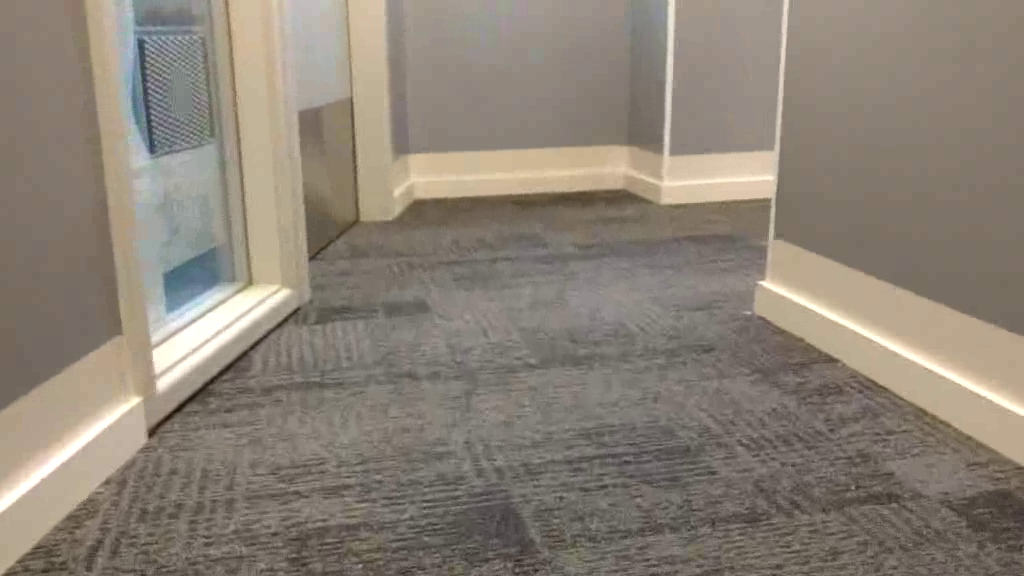
#> input picture frame 109 of aulas/aula_02/hall_box_battery_mp2.mp4, 1024 x 576 px, given in place of hall_box_battery_1024.mp4, which was not available
$ python videoplay_canny.py
#> lines starting #> are read from the running program, lines starting #| are printed output that depends on the picture
#-*- coding:utf-8 -*-
#####################################################################
# ATENÇÃO: tenham sempre em mente as orientações do Insper sobre    #
# integridade intelectual em atividades de programação:             #
# https://tinyurl.com/comp-insper-atividades.                       #
#####################################################################

import cv2

cap = cv2.VideoCapture('hall_box_battery_1024.mp4')

while(True):
    # Capture frame-by-frame
    ret, frame = cap.read()
#> frame is the input picture: shape (576, 1024, 3); mean B, G, R 118.5, 130, 139.6

    # Our operations on the frame come here
    gray = cv2.cvtColor(frame, cv2.COLOR_BGR2RGB)
    dst = cv2.Canny(gray, 50, 200) # aplica o detector de bordas de Canny à imagem src
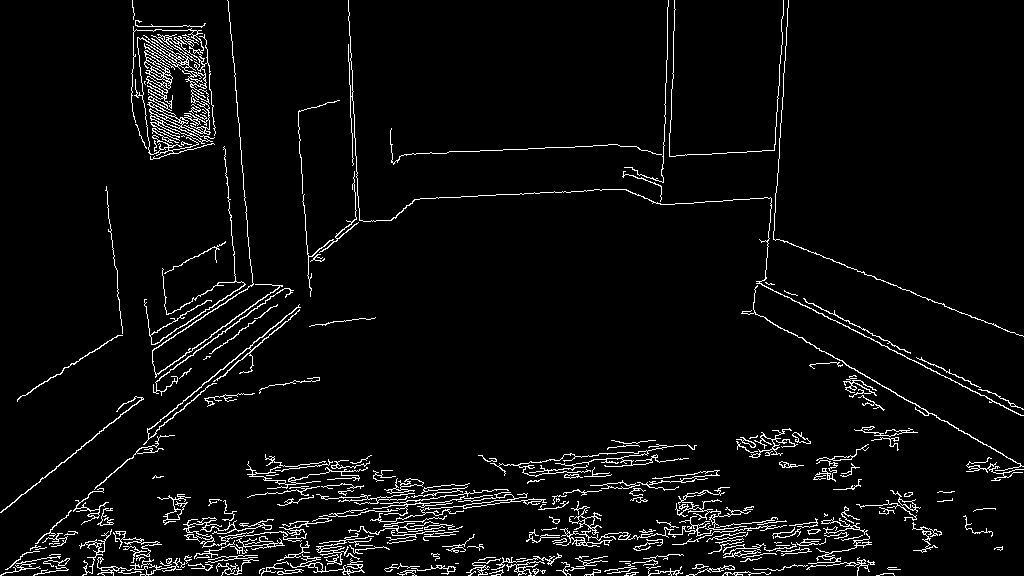
#> dst: shape (576, 1024); 4.5% white in thin lines or dots


    # Display the resulting frame
    cv2.imshow('frame',dst)
    if cv2.waitKey(1) & 0xFF == ord('q'):
#> (key q is pressed here)
        break

# When everything done, release the capture
cap.release()
cv2.destroyAllWindows()

$ run again, starting later in the video
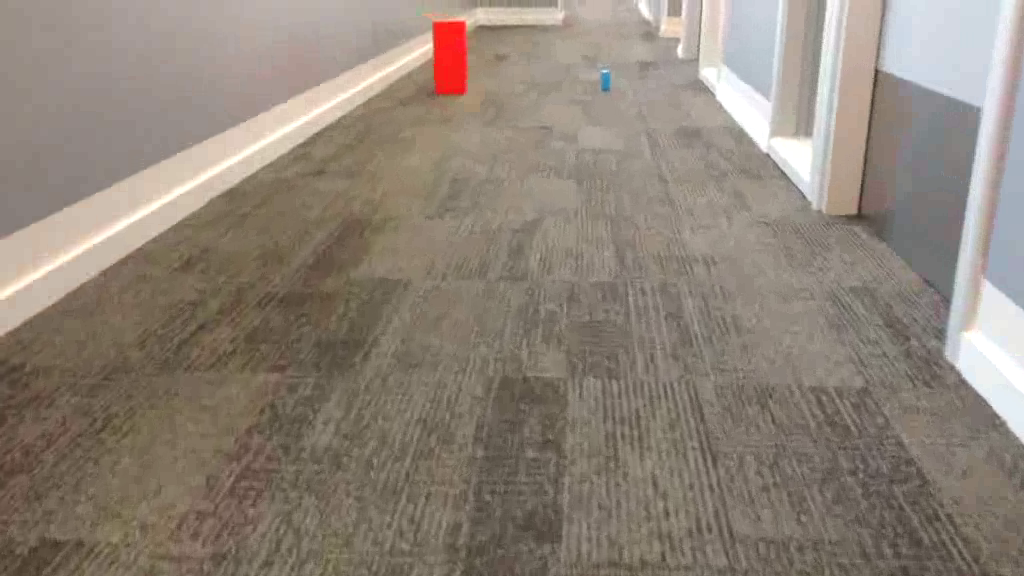
#> input picture frame 490 of aulas/aula_02/hall_box_battery_mp2.mp4, 1024 x 576 px, given in place of hall_box_battery_1024.mp4, which was not available
#> frame is the input picture: shape (576, 1024, 3); mean B, G, R 120.4, 131.8, 142.7
#> `dst = cv2.Canny(gray, 50, 200)`:
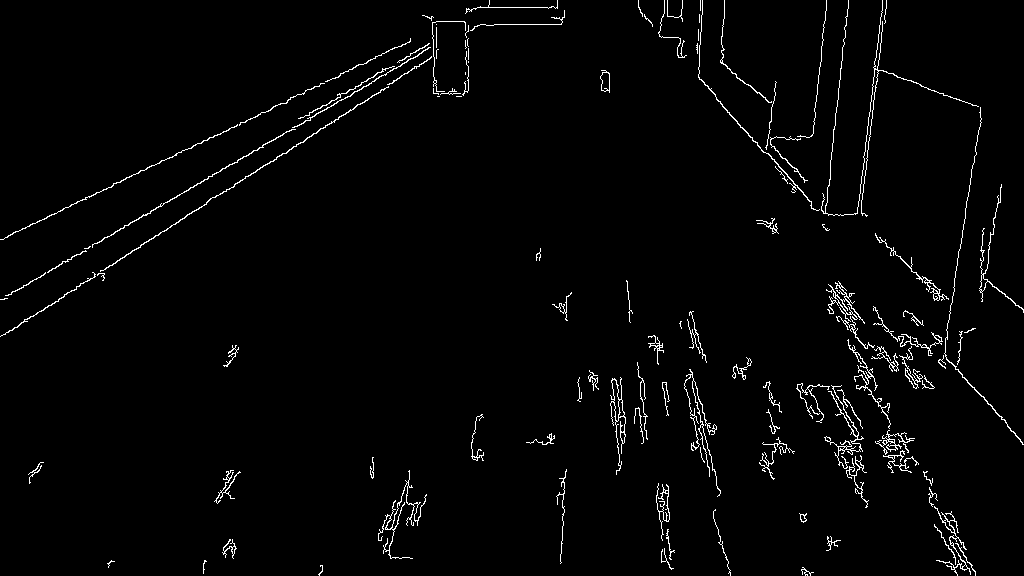
#> dst: shape (576, 1024); 2.1% white in thin lines or dots

$ run again, starting later in the video
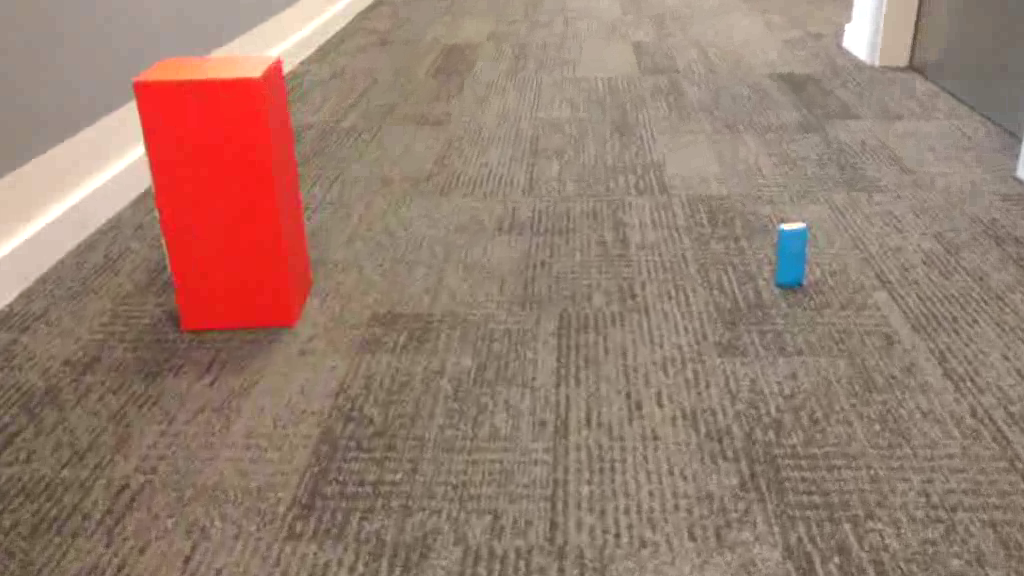
#> input picture frame 872 of aulas/aula_02/hall_box_battery_mp2.mp4, 1024 x 576 px, given in place of hall_box_battery_1024.mp4, which was not available
#> frame is the input picture: shape (576, 1024, 3); mean B, G, R 111.2, 125.4, 152.4
#> `dst = cv2.Canny(gray, 50, 200)`:
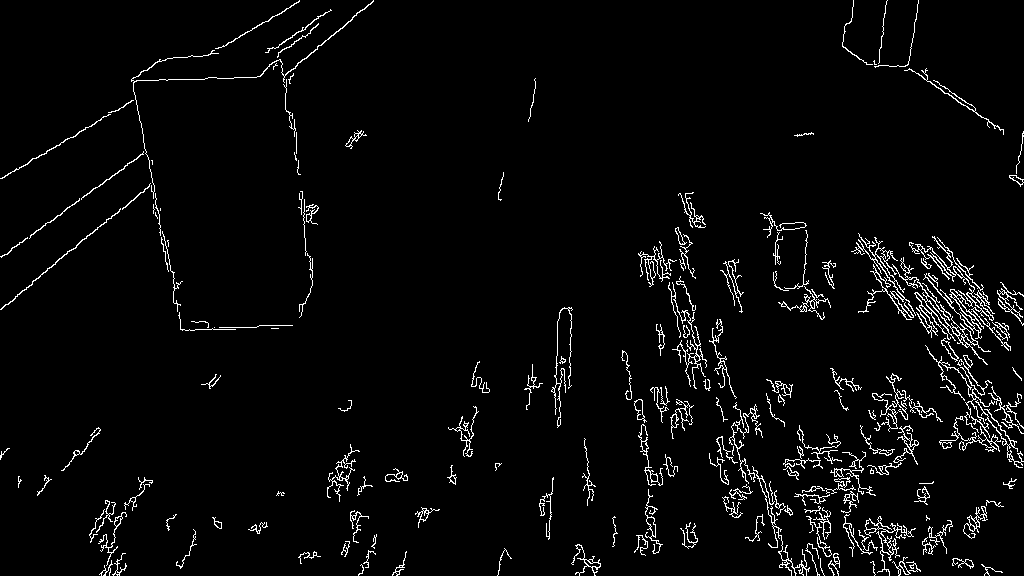
#> dst: shape (576, 1024); 3.4% white in thin lines or dots
